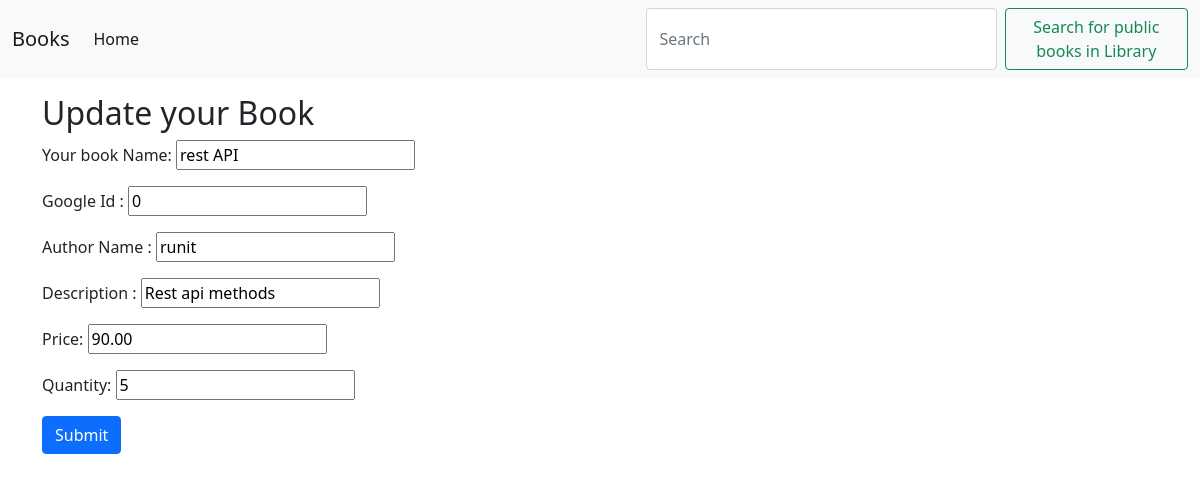
/update/8, run on an earlier commit of the app's database.
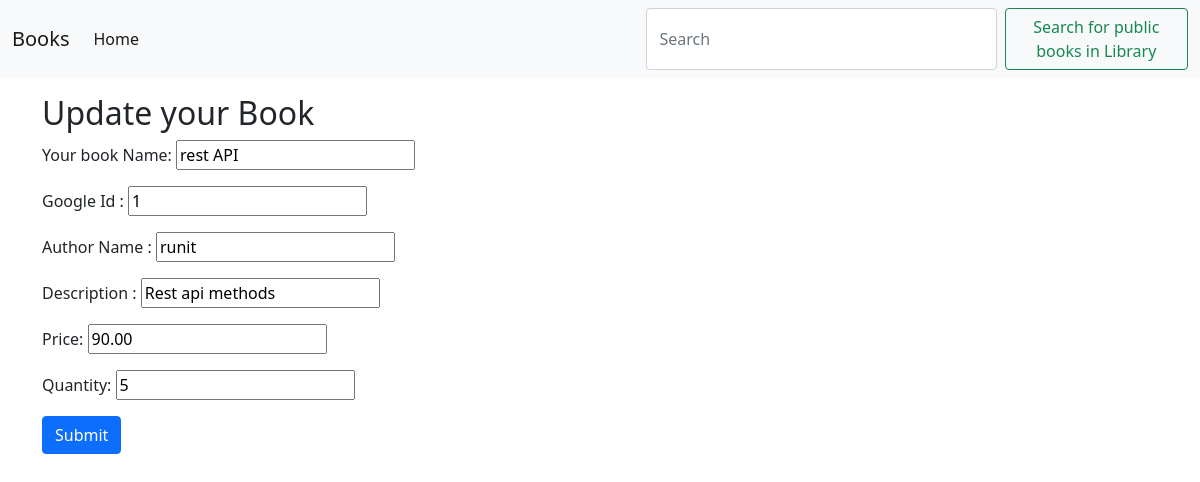
And on a later commit of the database.
### home_app/models.py (models this page shows, shortened)
class Book(models.Model):
    google_id = models.CharField(max_length=15,unique=True , default = 0)
    name = models.CharField(max_length=122)
    author_name = models.CharField(max_length=122)
    desc = models.TextField(default=None)
    price = models.DecimalField(
                         max_digits = 8,
                         decimal_places = 2)
    qty = models.IntegerField(default=0)
    date = models.DateField()

### home_app/views.py (the view, shortened to what this page needs)
# urls.py: path('update/<int:id>',views.update,name='update'), # UPDATE a book
def update(request,id):
    book_ob  = Book.objects.get(id=id)
    return render(request,'update.html',{'book':book_ob})

### templates/update.html (shortened to what this page needs)
{% extends 'base.html' %}
{% block body %}
<div class="container my-3">
    <h2>Update your Book </h2>
    <form action="/update/{{book.id}}" method="POST">
            <div class="mb-3">
                <label for="Book_Name">Your book Name: </label>
                <input id="name" type="text" name="name" value="{{ book.name }}">
            </div>
            <div class="mb-3">
                <label for="google_id">Google Id : </label>
                <input id="google_id" type="text" name="google_id" value="{{ book.google_id }}">
            </div>
            <div class="mb-3">
                <label for="author_name">Author Name : </label>
                <input id="author_name" type="text" name="author_name" value="{{ book.author_name }}">
            </div>
            <div class="mb-3">
                <label for="desc">Description : </label>
                <input id="desc" type="text" name="desc" value="{{ book.desc }}">
            </div>
            <div class="mb-3">
                <label for="price">Price: </label>
                <input id="price" type="text" name="price" value="{{ book.price }}">
            </div>
            <div class="mb-3">
                <label for="qty">Quantity: </label>
                <input id="qty" type="text" name="qty" value="{{ book.qty }}">
            </div>
            <button type="submit" class="btn btn-primary">Submit</button>
        </form>
</div>
{% endblock body %}

What changed in the data, as far as the page shows it:
changed Book "rest API": google_id "0" → "1"
